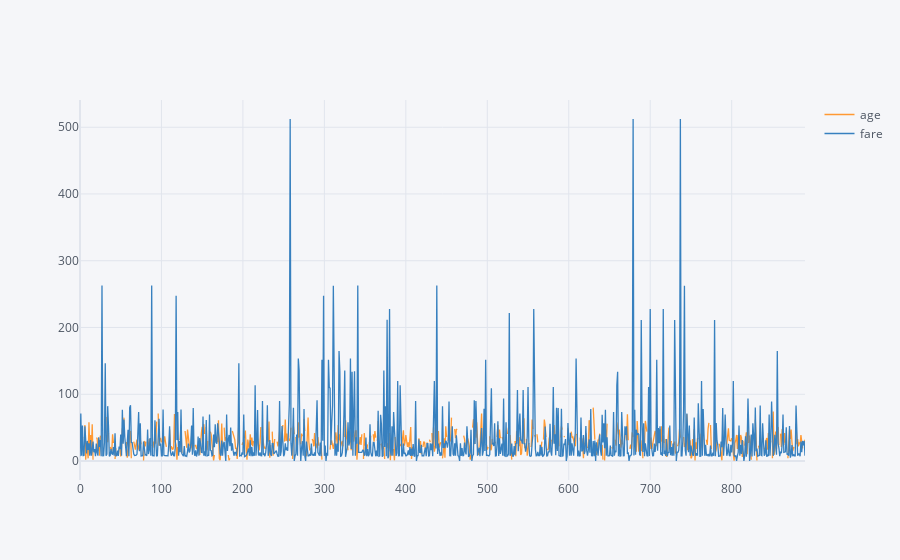

Write notebook code for a chart like this one.
### Code cell
df1[["age","fare"]].iplot()

### Figure 1 — Plotly figure (JSON) as saved in the notebook; plotly's stock layout.template omitted (floating-point values rounded to 4 significant figures; data arrays with more than 128 entries replaced by an {"elided": "..."} marker saying what was removed)
{"data": [{"line": {"color": "rgba(255, 153, 51, 1.0)", "dash": "solid", "shape": "linear", "width": 1.3}, "mode": "lines", "name": "age", "text": "", "type": "scatter", "x": {"elided": "891 int values"}, "y": {"elided": "891 mixed values"}}, {"line": {"color": "rgba(55, 128, 191, 1.0)", "dash": "solid", "shape": "linear", "width": 1.3}, "mode": "lines", "name": "fare", "text": "", "type": "scatter", "x": {"elided": "891 int values"}, "y": {"elided": "891 float values"}}], "layout": {"legend": {"bgcolor": "#F5F6F9", "font": {"color": "#4D5663"}}, "paper_bgcolor": "#F5F6F9", "plot_bgcolor": "#F5F6F9", "title": {"font": {"color": "#4D5663"}}, "xaxis": {"gridcolor": "#E1E5ED", "showgrid": true, "tickfont": {"color": "#4D5663"}, "title": {"font": {"color": "#4D5663"}, "text": ""}, "zerolinecolor": "#E1E5ED"}, "yaxis": {"gridcolor": "#E1E5ED", "showgrid": true, "tickfont": {"color": "#4D5663"}, "title": {"font": {"color": "#4D5663"}, "text": ""}, "zerolinecolor": "#E1E5ED"}}}
